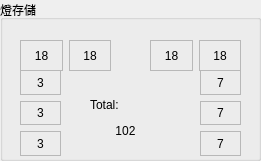
       <widget class="QGroupBox" name="groupBox_10">
        <property name="geometry">
         <rect>
          <x>1500</x>
          <y>700</y>
          <width>261</width>
          <height>161</height>
         </rect>
        </property>
        <property name="title">
         <string>燈存儲</string>
        </property>
        <widget class="QWidget" name="gridLayoutWidget_14">
         <property name="geometry">
          <rect>
           <x>150</x>
           <y>40</y>
           <width>91</width>
           <height>31</height>
          </rect>
         </property>
         <layout class="QGridLayout" name="gridLayout_16">
          <item row="0" column="2">
           <widget class="QLabel" name="lanternRackLabel_6">
            <property name="frameShape">
             <enum>QFrame::StyledPanel</enum>
            </property>
            <property name="text">
             <string>18</string>
            </property>
            <property name="alignment">
             <set>Qt::AlignCenter</set>
            </property>
           </widget>
          </item>
          <item row="0" column="0">
           <widget class="QLabel" name="lanternRackLabel_5">
            <property name="frameShape">
             <enum>QFrame::StyledPanel</enum>
            </property>
            <property name="text">
             <string>18</string>
            </property>
            <property name="alignment">
             <set>Qt::AlignCenter</set>
            </property>
           </widget>
          </item>
         </layout>
        </widget>
        <widget class="QWidget" name="gridLayoutWidget_15">
         <property name="geometry">
          <rect>
           <x>20</x>
           <y>70</y>
           <width>41</width>
           <height>86</height>
          </rect>
         </property>
         <layout class="QGridLayout" name="gridLayout_17">
          <item row="2" column="0">
           <widget class="QLabel" name="lanternRackLabel_0">
            <property name="frameShape">
             <enum>QFrame::StyledPanel</enum>
            </property>
            <property name="text">
             <string>3</string>
            </property>
            <property name="alignment">
             <set>Qt::AlignCenter</set>
            </property>
           </widget>
          </item>
          <item row="1" column="0">
           <widget class="QLabel" name="lanternRackLabel_1">
            <property name="frameShape">
             <enum>QFrame::StyledPanel</enum>
            </property>
            <property name="text">
             <string>3</string>
            </property>
            <property name="alignment">
             <set>Qt::AlignCenter</set>
            </property>
           </widget>
          </item>
          <item row="0" column="0">
           <widget class="QLabel" name="lanternRackLabel_2">
            <property name="frameShape">
             <enum>QFrame::StyledPanel</enum>
            </property>
            <property name="text">
             <string>3</string>
            </property>
            <property name="alignment">
             <set>Qt::AlignCenter</set>
            </property>
           </widget>
          </item>
         </layout>
        </widget>
        <widget class="QWidget" name="gridLayoutWidget_16">
         <property name="geometry">
          <rect>
           <x>200</x>
           <y>70</y>
           <width>41</width>
           <height>86</height>
          </rect>
         </property>
         <layout class="QGridLayout" name="gridLayout_18">
          <item row="1" column="0">
           <widget class="QLabel" name="lanternRackLabel_8">
            <property name="frameShape">
             <enum>QFrame::StyledPanel</enum>
            </property>
            <property name="text">
             <string>7</string>
            </property>
            <property name="alignment">
             <set>Qt::AlignCenter</set>
            </property>
           </widget>
          </item>
          <item row="0" column="0">
           <widget class="QLabel" name="lanternRackLabel_7">
            <property name="frameShape">
             <enum>QFrame::StyledPanel</enum>
            </property>
            <property name="text">
             <string>7</string>
            </property>
            <property name="alignment">
             <set>Qt::AlignCenter</set>
            </property>
           </widget>
          </item>
          <item row="2" column="0">
           <widget class="QLabel" name="lanternRackLabel_9">
            <property name="frameShape">
             <enum>QFrame::StyledPanel</enum>
            </property>
            <property name="text">
             <string>7</string>
            </property>
            <property name="alignment">
             <set>Qt::AlignCenter</set>
            </property>
           </widget>
          </item>
         </layout>
        </widget>
        <widget class="QLabel" name="label_57">
         <property name="geometry">
          <rect>
           <x>90</x>
           <y>90</y>
           <width>51</width>
           <height>29</height>
          </rect>
         </property>
         <property name="text">
          <string>Total:</string>
         </property>
        </widget>
        <widget class="QLabel" name="lanternRackTotalLabel">
         <property name="geometry">
          <rect>
           <x>100</x>
           <y>120</y>
           <width>51</width>
           <height>21</height>
          </rect>
         </property>
         <property name="text">
          <string>102</string>
         </property>
         <property name="alignment">
          <set>Qt::AlignCenter</set>
         </property>
        </widget>
        <widget class="QWidget" name="gridLayoutWidget_6">
         <property name="geometry">
          <rect>
           <x>20</x>
           <y>40</y>
           <width>91</width>
           <height>31</height>
          </rect>
         </property>
         <layout class="QGridLayout" name="gridLayout_8">
          <item row="0" column="0">
           <widget class="QLabel" name="lanternRackLabel_3">
            <property name="frameShape">
             <enum>QFrame::StyledPanel</enum>
            </property>
            <property name="text">
             <string>18</string>
            </property>
            <property name="alignment">
             <set>Qt::AlignCenter</set>
            </property>
           </widget>
          </item>
          <item row="0" column="1">
           <widget class="QLabel" name="lanternRackLabel_4">
            <property name="frameShape">
             <enum>QFrame::StyledPanel</enum>
            </property>
            <property name="text">
             <string>18</string>
            </property>
            <property name="alignment">
             <set>Qt::AlignCenter</set>
            </property>
           </widget>
          </item>
         </layout>
        </widget>
       </widget>
